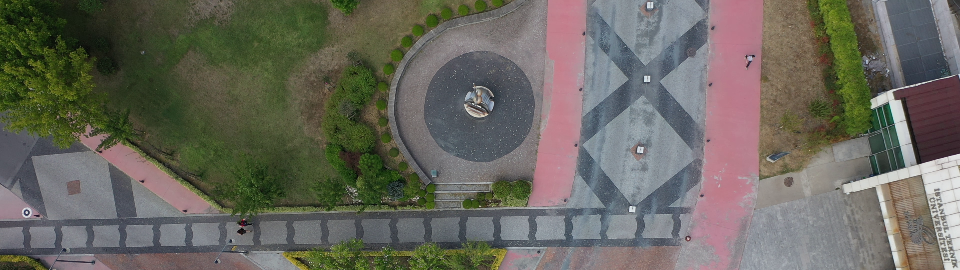
#> input picture DJI_0101/00002.png, 960 x 270 px, given in place of 00000.png, which was not available
$ python part1_1.py
#> lines starting #> are read from the running program, lines starting #| are printed output that depends on the picture; pictures that were not available may be replaced by others from this repository, and a replacement may not be noted
#> in file_traverse, i1 is the input picture: shape (270, 960, 3); mean B, G, R 94.1, 103.4, 105
# Author: Ali Kerem Yıldız
# Student Id: 150170013

import cv2
from scipy import signal
import numpy as np
import moviepy.editor as mpy
import os
import re
import glob

# PSEUDECODE OF THE BELOW IMPLEMENTATION

# Read two consecutive frames
# Convert to gray mode and apply GaussianBlur
# Calculate Ix, Iy, It (By using signal.convolve2d)
# Find the appropriate points by using goodFeaturesToTrack
# for all points:
#   Use 3*3 window for the gradient motion_vector(IX, IY, IT)
#   Apply Least Square Solution
#   find motion motion_vector
#   Apply threshold and draw the arrow
# Append that frame to images_list


images_list = []

def LucasKanade(i1,i2, threshold):
#> called with threshold = 1
    i1_gray = cv2.cvtColor(i1, cv2.COLOR_BGR2GRAY)
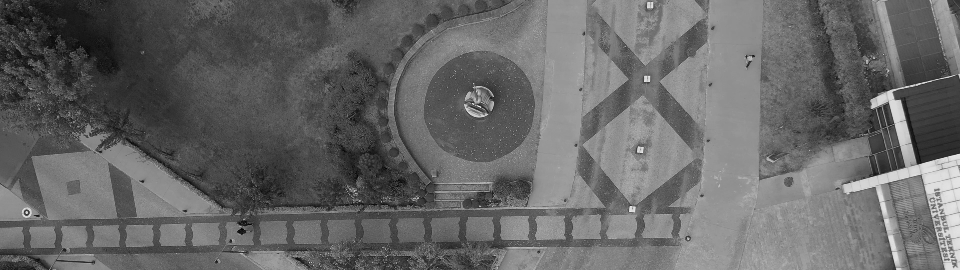
#> i1_gray: shape (270, 960); min 4, max 239, mean 102.8
    i2_gray = cv2.cvtColor(i2, cv2.COLOR_BGR2GRAY)

    s = i1.shape
#> s = (270, 960, 3)

    i1_smooth = cv2.GaussianBlur(i1_gray, (7,7), 0)
    i2_smooth = cv2.GaussianBlur(i2_gray, (7,7), 0)

    Ix = signal.convolve2d(i1_smooth, [[0.25, -0.25], [0.25, -0.25]], 'same') + signal.convolve2d(i2_smooth, [[0.25, -0.25], [0.25, -0.25]], 'same')
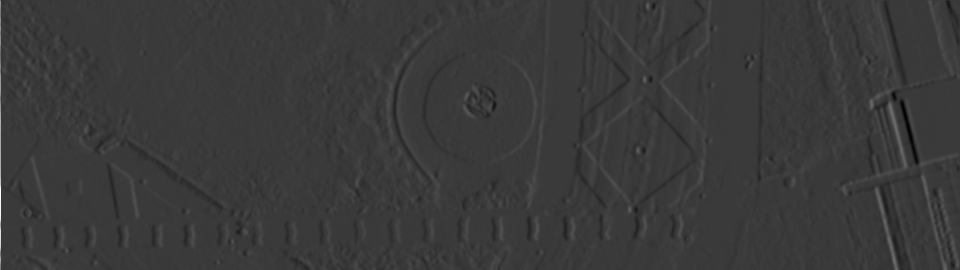
#> Ix: shape (270, 960) float64; min -44.5, max 150, mean 0.1; drawn with min black and max white
    Iy = signal.convolve2d(i1_smooth, [[0.25, 0.25], [-0.25, -0.25]], 'same') + signal.convolve2d(i2_smooth, [[0.25, 0.25], [-0.25, -0.25]], 'same')
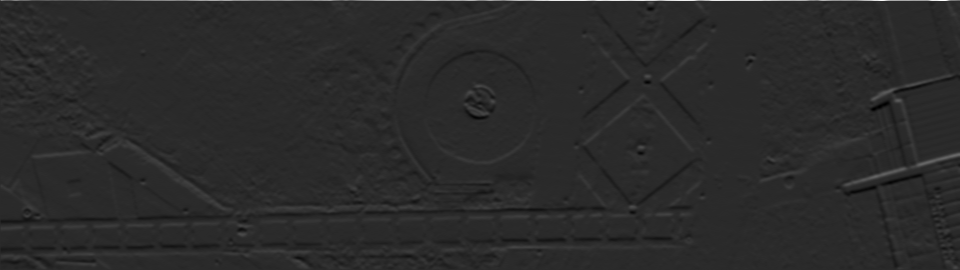
#> Iy: shape (270, 960) float64; min -33.5, max 166.5, mean 0.4; drawn with min black and max white
    It = signal.convolve2d(i1_smooth, [[-0.25, -0.25], [-0.25, -0.25]], 'same') + signal.convolve2d(i2_smooth, [[+0.25, +0.25], [+0.25, +0.25]], 'same')
#> It: shape (270, 960) float64; every value is 0

    pts = cv2.goodFeaturesToTrack(i1_smooth, 10000, 0.01, 10)
#> pts = 733 rows, first 8: [892, 91], [887, 103], [872, 106], [917, 162], [239, 231], [904, 166], [645, 80], [486, 114]

    image = i1_smooth.copy()

    pts = np.int0(pts)

    for a in pts:
        j, i = a.ravel()


        IX = ([Ix[i - 1, j - 1], Ix[i, j - 1], Ix[i + 1, j - 1], Ix[i - 1, j], Ix[i, j], Ix[i + 1, j], Ix[i - 1, j + 1],
            Ix[i, j + 1], Ix[i + 1, j + 1]])
        IY = ([Iy[i - 1, j - 1], Iy[i, j - 1], Iy[i + 1, j - 1], Iy[i - 1, j], Iy[i, j], Iy[i + 1, j], Iy[i - 1, j + 1],
            Iy[i, j + 1], Iy[i + 1, j + 1]])
        IT = ([-It[i - 1, j - 1], -It[i, j - 1], -It[i + 1, j - 1], -It[i - 1, j], -It[i, j], -It[i + 1, j], -It[i - 1, j + 1],
            -It[i, j + 1], -It[i + 1, j + 1]])

        A = np.array([IX, IY]).T
        A_T = A.T
        A1 = A_T @ A
        A2 = np.linalg.pinv(A1)

        B = np.array([IT]).T
        B2 = A_T @ B

        motion_vector = A2 @ B2

        if np.linalg.norm(motion_vector) > threshold:
            motion_vector = motion_vector*10
            motion_vector += np.array([[j],[i]])
            motion_vector = np.int0(motion_vector)

            image = cv2.arrowedLine(image, (j, i), (motion_vector[0][0], motion_vector[1][0]), color=(255), thickness=2, tipLength=1)
#> this loop made 733 passes
#> (j, i, IX, IY, A1, A2) on passes 1 to 3: (892, 91, [8.5, 2.5, -6.5, 4, -6.5, -18, -1, -14, -26], [35.5, 26.5, 13.5, 30, 15.5, 4, 20, 2, -6], [[1376, 335.5], [335.5, 3741]], [[0.000743, -6.66e-05], [-6.66e-05, 0.000273]]), (887, 103, [-12, -12.5, -9.5, -4.5, -2.5, 1, 7.5, 13, 18.5], [-26, -31.5, -28.5, -26.5, -29.5, -24, -23.5, -25, -19.5], [[985.5, 283.5], [283.5, 6186.5]], [[0.00103, -4.71e-05], [-4.71e-05, 0.000164]]), (872, 106, [32, 31, 27.5, 30.5, 27, 21.5, 17.5, 13.5, 8], [5, 2, -6.5, 3.5, -1, -12.5, 0.5, -5.5, -19], [[5415.2, -363.2], [-363.2, 632.2]], [[0.000192, 0.00011], [0.00011, 0.00165]])

    final_frame = cv2.cvtColor(image, cv2.COLOR_GRAY2BGR)
    images_list.append(final_frame)

# Prevent randomized file read
numbers = re.compile(r'(\d+)')
def numericalSort(value):
    parts = numbers.split(value)
    parts[1::2] = map(int, parts[1::2])
    return parts

def file_traverse():
    parent_dir = os.getcwd()
    image_dir = parent_dir + '\DJI_0101'
    os.chdir(image_dir)
    print(os.getcwd())
    k = 0
    threshold = 1

    for file in sorted(glob.glob('*.png'),key=numericalSort):
        if int(file.split('.')[0]) == 0:
            pass
        else:
            current_file = f'{k:05}.png'
            next_file = file
            k += 1
            i1 = cv2.imread(current_file)
            i2 = cv2.imread(next_file)
            LucasKanade(i1,i2, threshold)
#> pass 2 of the loop in file_traverse, `for file in sorted(glob.glob('*.png'),key=numericalSort):`:
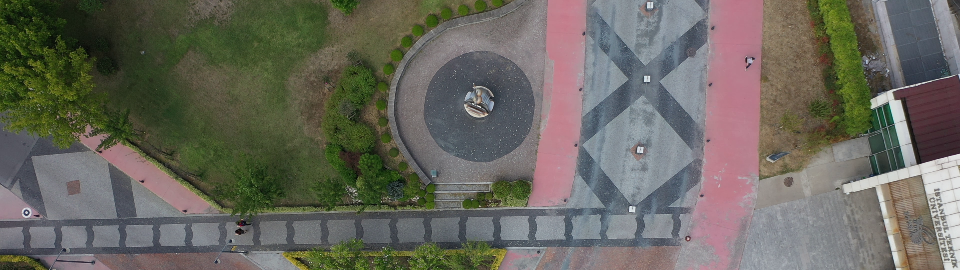
#> input picture DJI_0101/00005.png, 960 x 270 px, given in place of 00001.png, which was not available
#> in file_traverse, i1 is the input picture: shape (270, 960, 3); mean B, G, R 94.1, 103.4, 105
#> in LucasKanade (call 2), `i1_gray = cv2.cvtColor(i1, cv2.COLOR_BGR2GRAY)`:
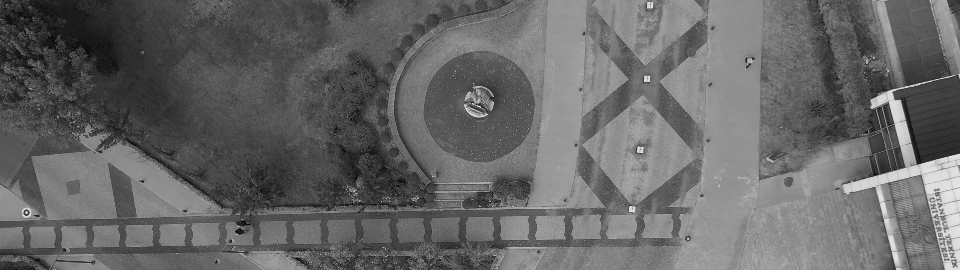
#> i1_gray: shape (270, 960); min 3, max 236, mean 102.8
#> in LucasKanade (call 2), `Iy = signal.convolve2d(i1_smooth, [[0.25, 0.25], [-0.25, -0.25]], 'sam..`:
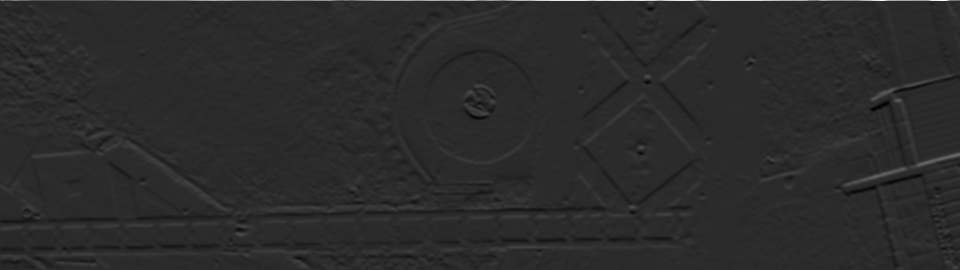
#> Iy: shape (270, 960) float64; min -34, max 167, mean 0.4; drawn with min black and max white
#> pts = 736 rows, first 8: [892, 91], [887, 103], [872, 106], [917, 162], [237, 231], [904, 166], [486, 114], [645, 80]
#> the loop in LucasKanade (call 2), `for a in pts:` made 736 passes
#> a on passes 11 to 13: [[954, 265]], [[874, 188]], [[465, 105]]
#> pass 3 of the loop in file_traverse, `for file in sorted(glob.glob('*.png'),key=numericalSort):`:
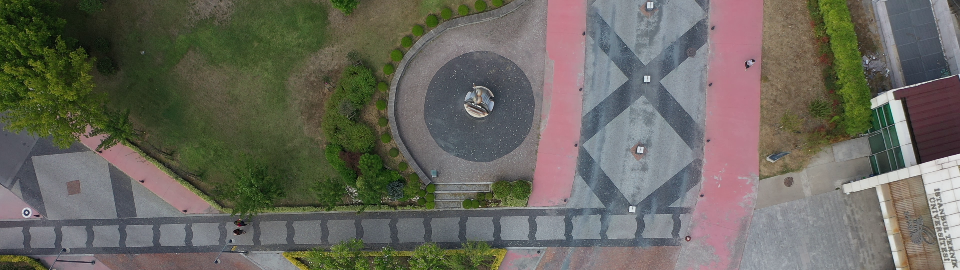
#> input picture DJI_0101/00008.png, 960 x 270 px
#> in file_traverse, i2 is the input picture: shape (270, 960, 3); mean B, G, R 94.1, 103.4, 105
#> in LucasKanade (call 3), `It = signal.convolve2d(i1_smooth, [[-0.25, -0.25], [-0.25, -0.25]], 's..`:
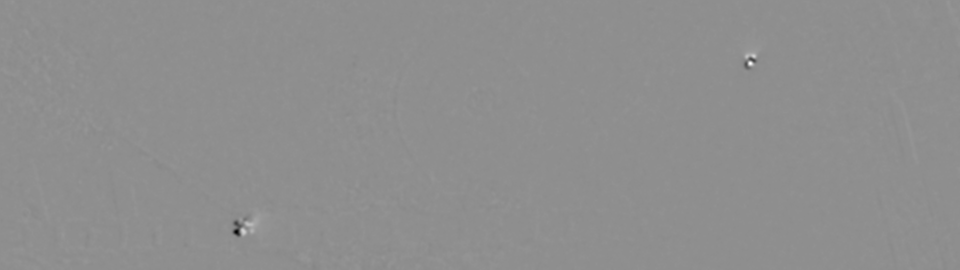
#> It: shape (270, 960) float64; min -68.25, max 53.5, mean 0; drawn with min black and max white
#> the loop in LucasKanade (call 3), `for a in pts:` made 733 passes
#> after the loop in LucasKanade (call 3), `for a in pts:`:
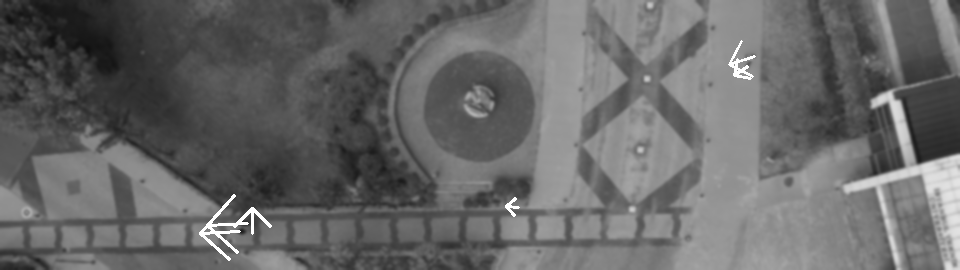
#> image: shape (270, 960); min 15, max 255, mean 103.5
#> the loop made 4 passes; the first 3 are shown

file_traverse()
os.chdir('..')
#> (the run stopped early here; a loop or call above may not have finished)
